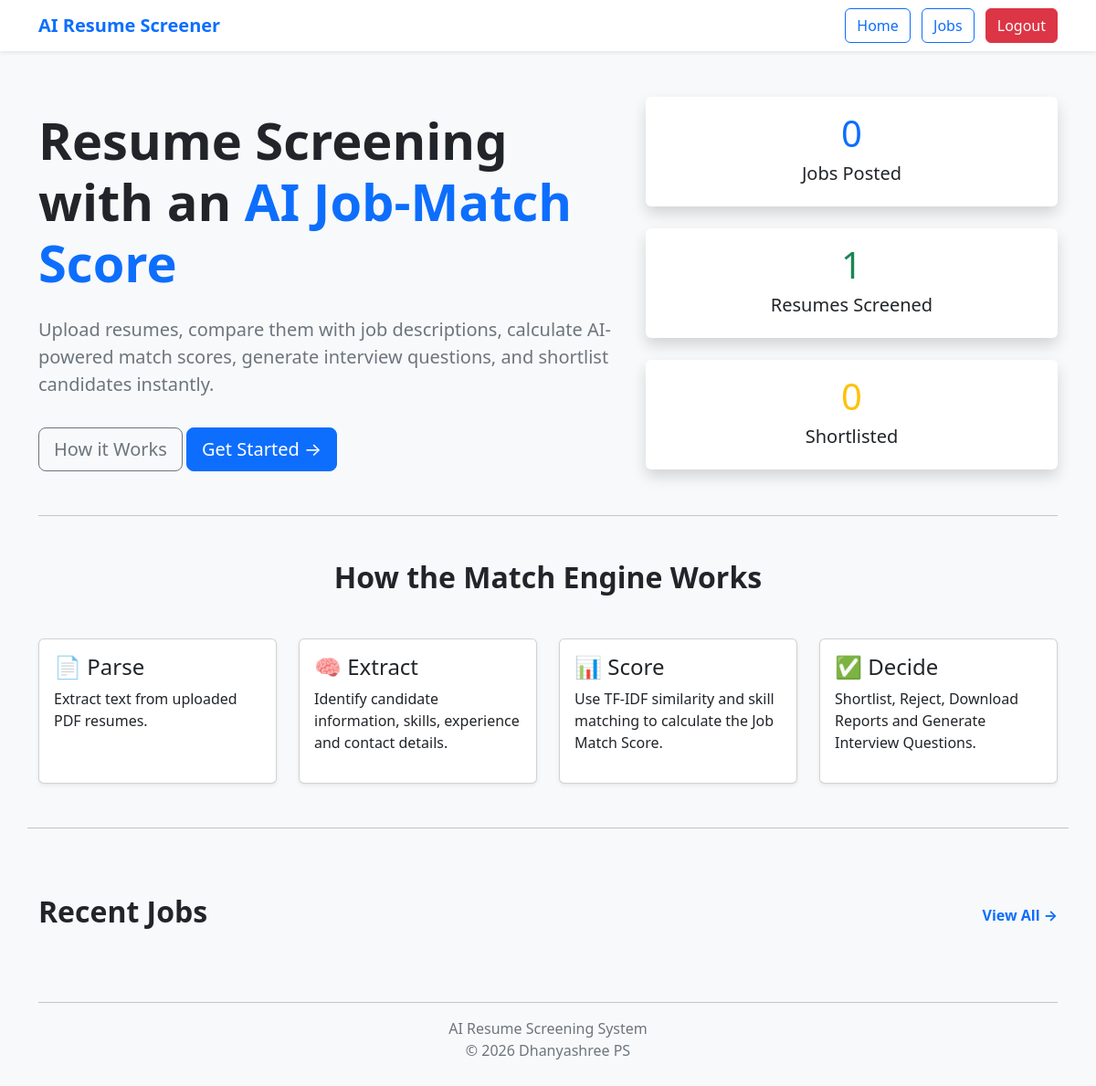
Before: /home (signed in) with the older database file.
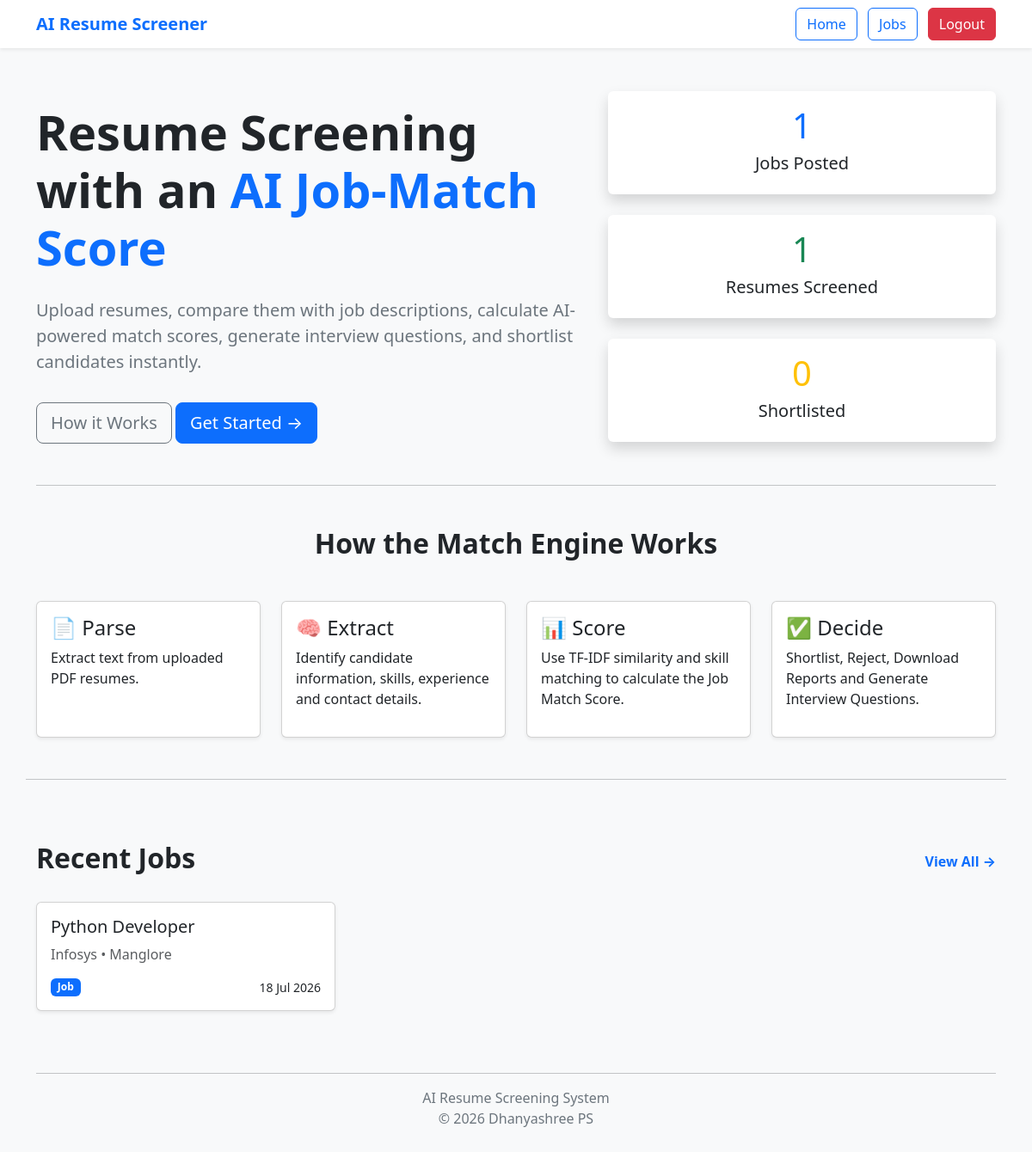
After: the same page with the newer database file.
### tables this page shows
CREATE TABLE jobs(

        id INTEGER PRIMARY KEY AUTOINCREMENT,

        title TEXT,
        company TEXT,
        location TEXT,
        experience INTEGER,
        education TEXT,
        required_skills TEXT,
        job_description TEXT,
        created_date TEXT
    );

### app.py (the view)
@app.route("/home")
def home():
    if not session.get("logged_in"):
        return redirect("/login")
    jobs = get_all_jobs()
    rows = get_all_candidates()
    jobs_posted = len(jobs)
    resumes_screened = len(rows)
    shortlisted = sum(
        1 for row in rows
        if row[6] == "Shortlisted"
    )
    pending = sum(
        1 for row in rows
        if row[6] == "Pending"
    )
    rejected = sum(
        1 for row in rows
        if row[6] == "Rejected"
    )
    recent_jobs = get_recent_jobs()
    jobs = get_all_jobs()
    rows = get_all_candidates()
    print("Jobs:", jobs)
    print("Candidates:", rows)
    jobs_posted = len(jobs)
    resumes_screened = len(rows)
    print("Jobs Posted:", jobs_posted)
    print("Resumes Screened:", resumes_screened)
    print("Rows:", rows)
    return render_template(
        "home.html",
        jobs_posted=jobs_posted,
        resumes_screened=resumes_screened,
        shortlisted=shortlisted,
        recent_jobs=recent_jobs
    )
    return redirect("/home")

### utils/database.py (called while the page is built)
def get_all_jobs():
    conn = sqlite3.connect(DB_PATH)
    cursor = conn.cursor()
    cursor.execute("""
    SELECT *
    FROM jobs
    ORDER BY id DESC
    """)
    rows = cursor.fetchall()
    conn.close()
    return rows

def get_all_candidates():
    conn = sqlite3.connect(DB_PATH)
    cursor = conn.cursor()
    cursor.execute("""
    SELECT
        id,
        name,
        email,
        phone,
        skills,
        score,
        status
    FROM candidates
    ORDER BY score DESC
    """)
    rows = cursor.fetchall()
    print("Total candidates:", len(rows))
    print(rows)
    conn.close()
    return rows

def get_recent_jobs():
    conn = sqlite3.connect(DB_PATH)
    cursor = conn.cursor()
    cursor.execute("""
        SELECT
            id,
            title,
            company,
            location,
            created_date
        FROM jobs
        ORDER BY id DESC
    """)
    jobs = cursor.fetchall()
    conn.close()
    return jobs

### templates/home.html (shortened to what this page needs)
<!DOCTYPE html>
<html lang="en">
<head>
    <link href="https://cdn.jsdelivr.net/npm/bootstrap@5.3.3/dist/css/bootstrap.min.css" rel="stylesheet">
</head>
<body class="bg-light">
<nav class="navbar navbar-expand-lg navbar-light bg-white shadow-sm">
    <div class="container">
        <a class="navbar-brand fw-bold text-primary" href="/home">
            AI Resume Screener
        </a>
        <div class="ms-auto">
            <a class="btn btn-outline-primary me-2" href="/home">
                Home
            </a>
            <a class="btn btn-outline-primary me-2" href="/jobs">
                Jobs
            </a>
            <a class="btn btn-danger" href="/logout">
                Logout
            </a>
        </div>
    </div>
</nav>
<div class="container py-5">
<div class="row align-items-center">
<div class="col-lg-7">
<h1 class="display-4 fw-bold mt-3">
Resume Screening with an
<span class="text-primary">
AI Job-Match Score
</span>
</h1>
<p class="lead text-secondary mt-4">
Upload resumes, compare them with job descriptions,
calculate AI-powered match scores,
generate interview questions,
and shortlist candidates instantly.
</p>
<a href="#how" class="btn btn-outline-secondary btn-lg mt-3">
How it Works
</a>
<a href="/jobs" class="btn btn-primary btn-lg mt-3 me-3">
Get Started →
</a>
</div>
<div class="col-lg-5">
<div class="card shadow border-0 mb-4">
<div class="card-body text-center">
<h1 class="text-primary">
{{ jobs_posted }}
</h1>
<h5>Jobs Posted</h5>
</div>
</div>
<div class="card shadow border-0 mb-4">
<div class="card-body text-center">
<h1 class="text-success">
{{ resumes_screened }}
</h1>
<h5>Resumes Screened</h5>
</div>
</div>
<div class="card shadow border-0">
<div class="card-body text-center">
<h1 class="text-warning">
{{ shortlisted }}
</h1>
<h5>Shortlisted</h5>
</div>
</div>
</div>
</div>
<hr class="my-5">
<section id="how">
<h2 class="fw-bold text-center mb-5">
How the Match Engine Works
</h2>
<div class="row g-4">
<div class="col-md-3">
<div class="card shadow-sm h-100">
<div class="card-body">
<h4>📄 Parse</h4>
<p>
Extract text from uploaded PDF resumes.
</p>
</div>
</div>
</div>
<div class="col-md-3">
<div class="card shadow-sm h-100">
<div class="card-body">
<h4>🧠 Extract</h4>
<p>
Identify candidate information,
skills,
experience and contact details.
</p>
</div>
</div>
</div>
<div class="col-md-3">
<div class="card shadow-sm h-100">
<div class="card-body">
<h4>📊 Score</h4>
<p>
Use TF-IDF similarity and skill matching
to calculate the Job Match Score.
</p>
</div>
</div>
</div>
<div class="col-md-3">
<div class="card shadow-sm h-100">
<div class="card-body">
<h4>✅ Decide</h4>
<p>
Shortlist,
Reject,
Download Reports
and Generate Interview Questions.
</p>
</div>
</div>
</div>
<hr class="my-5">
<div class="d-flex justify-content-between align-items-center mb-4">
<h2 class="fw-bold">
Recent Jobs
</h2>
<a href="/jobs"
class="text-decoration-none fw-bold">
View All →
</a>
</div>
<div class="row">
{% for job in recent_jobs %}
<div class="col-md-4 mb-4">
<a href="/job/{{ job[0] }}" class="text-decoration-none text-dark">
<div class="card shadow-sm h-100">
<div class="card-body">
<h5>{{ job[1] }}</h5>
<p class="text-muted">
{{ job[2] }} • {{ job[3] }}
</p>
<div class="d-flex justify-content-between">
<span class="badge bg-primary">
Job
</span>
<small>
{{ job[4] }}
</small>
</div>
</div>
</div>
</a>
</div>
{% endfor %}
</div>
</div>
</section>
<footer class="text-center mt-5">
<hr>
<p class="text-secondary">
AI Resume Screening System
<br>
© 2026 Dhanyashree PS
</p>
</footer>
</div>
</body>
</html>

Changed rows visible on the page:
added jobs: title "Python Developer", company "Infosys", location "Manglore", created_date "18 Jul 2026"
Other visible differences:
{{ jobs_posted }}: "0" → "1"
